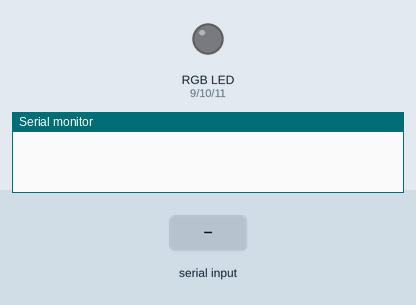
This sketch was run on a simulated Arduino Uno, built with avr-gcc and run on an emulated ATmega328P. On the bench: an RGB LED mixed from three pins (HIGH = lit), the last lines printed to the serial monitor. The inputs (shaded band) are chosen by the test bench.

Above: at 1.2 s.
1.3 s: "1" received over Serial
At 2.4 s:
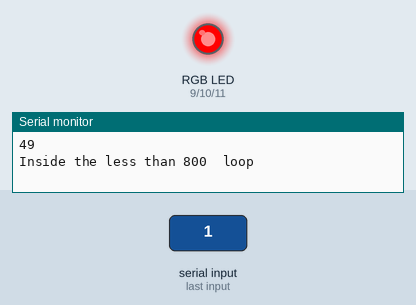
2.8 s: "2" received over Serial
At 3.5 s:
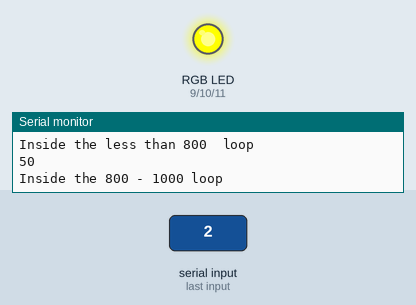
5.8 s: "1" received over Serial
At 7.0 s:
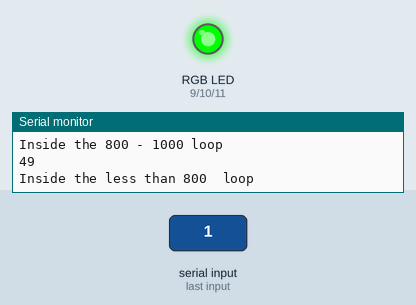
7.3 s: "3" received over Serial
At 8.2 s:
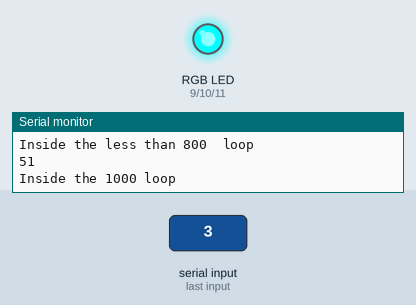
8.8 s: "2" received over Serial
At 9.3 s:
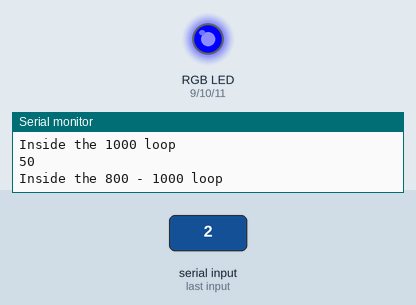
Timing chart, 0 to 11.3 s (numbered marks = the images above; inputs shaded):
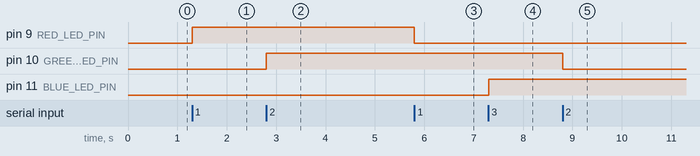

The sketch:

sketch_MultipleRGBLED.ino
```cpp
/*

  RGB_LED_Color_Fade_Cycle.pde

  Cycles through the colors of a  LED depending upon the pressures that we get from the

  Written for NASA Space Apps Challenge - Singapore. Challenge Wish i were here,
  to adopt temp data from Mars and creat an iPhone App, HTML5 processing.js api which can simulate the data onto the USB port which
  inturn is read by audrino.

*/

// LED leads connected to PWM pins
const int RED_LED_PIN = 9;
const int GREEN_LED_PIN = 10;
const int BLUE_LED_PIN = 11;

// Used to store the current intensity level of the individual LEDs
int redIntensity = 0;
int greenIntensity = 0;
int blueIntensity = 0;

// Length of time we spend showing each color
const int DISPLAY_TIME = 100; // In milliseconds


void setup() {
  // No setup required.
  Serial.begin(9600);

}

void loop() {

  if ( Serial.available() > 0)
   {
  int input = Serial.read(); // Read the input from the COM5 USB port thats passed from the gui.

  Serial.println(input);
  // If the pressure is above 800 ppm then, Cycle color from red through to green
  // (In this loop we move from 100% red, 0% green to 0% red, 100% green)
      if (input == 49 ) {
          Serial.println("Inside the less than 800  loop");
       // for (greenIntensity = 0; greenIntensity <= 255; greenIntensity+=5) {
            redIntensity = 255-greenIntensity;
            analogWrite(GREEN_LED_PIN, greenIntensity);
            analogWrite(RED_LED_PIN, redIntensity);
            delay(DISPLAY_TIME);
       //}
      }

      // If the pressure is within the range of 800 - 1000 ppm, then cycle color from green through to blue
      // (In this loop we move from 100% green, 0% blue to 0% green, 100% blue)
     if (input ==50 ) {
         Serial.println("Inside the 800 - 1000 loop");
      //for (blueIntensity = 0; blueIntensity <= 255; blueIntensity+=5) {
            greenIntensity = 255-blueIntensity;
            analogWrite(BLUE_LED_PIN, blueIntensity);
            analogWrite(GREEN_LED_PIN, greenIntensity);
            delay(DISPLAY_TIME);
       // }
     }

      // If the pressure is within the range of 800 - 1000 ppm, cycle from blue through to red
      // (In this loop we move from 100% blue, 0% red to 0% blue, 100% red)
      if (input == 51 ) {
        Serial.println("Inside the 1000 loop");
        // redIntensity = 100;
      //for (redIntensity = 0; redIntensity <= 255; redIntensity+=5) {
            blueIntensity = 255-redIntensity;
            analogWrite(RED_LED_PIN, redIntensity);
            analogWrite(BLUE_LED_PIN, blueIntensity);
            delay(DISPLAY_TIME);
       //}
      }

 }
}
```

Measured:
- after the input at 1.3 s, pin 9 (RED_LED_PIN): LOW → HIGH at once
- after the input at 2.8 s, pin 10 (GREEN_LED_PIN): LOW → HIGH at once
- after the input at 5.8 s, pin 9 (RED_LED_PIN): HIGH → LOW at once
- after the input at 7.3 s, pin 11 (BLUE_LED_PIN): LOW → HIGH at once
- after the input at 8.8 s, pin 10 (GREEN_LED_PIN): HIGH → LOW at once
